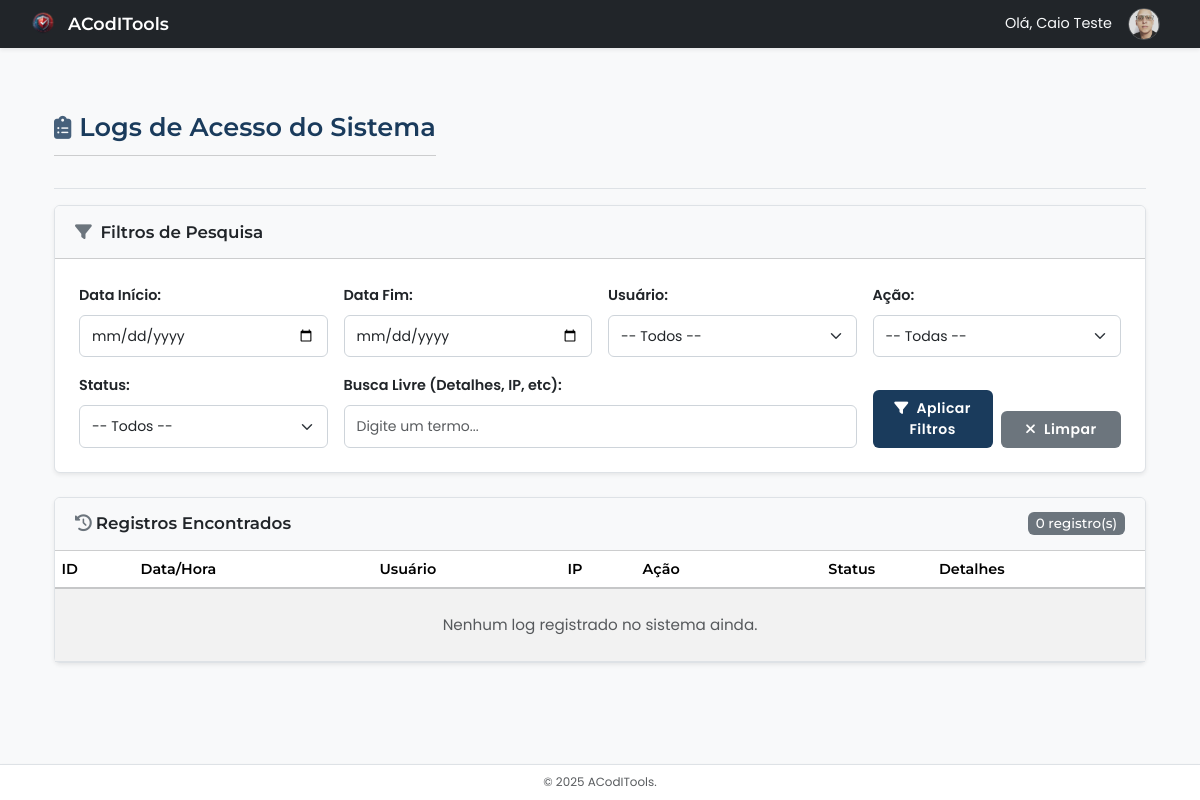
The app's page /admin/logs.php?&pagina=6 (signed in), older data.
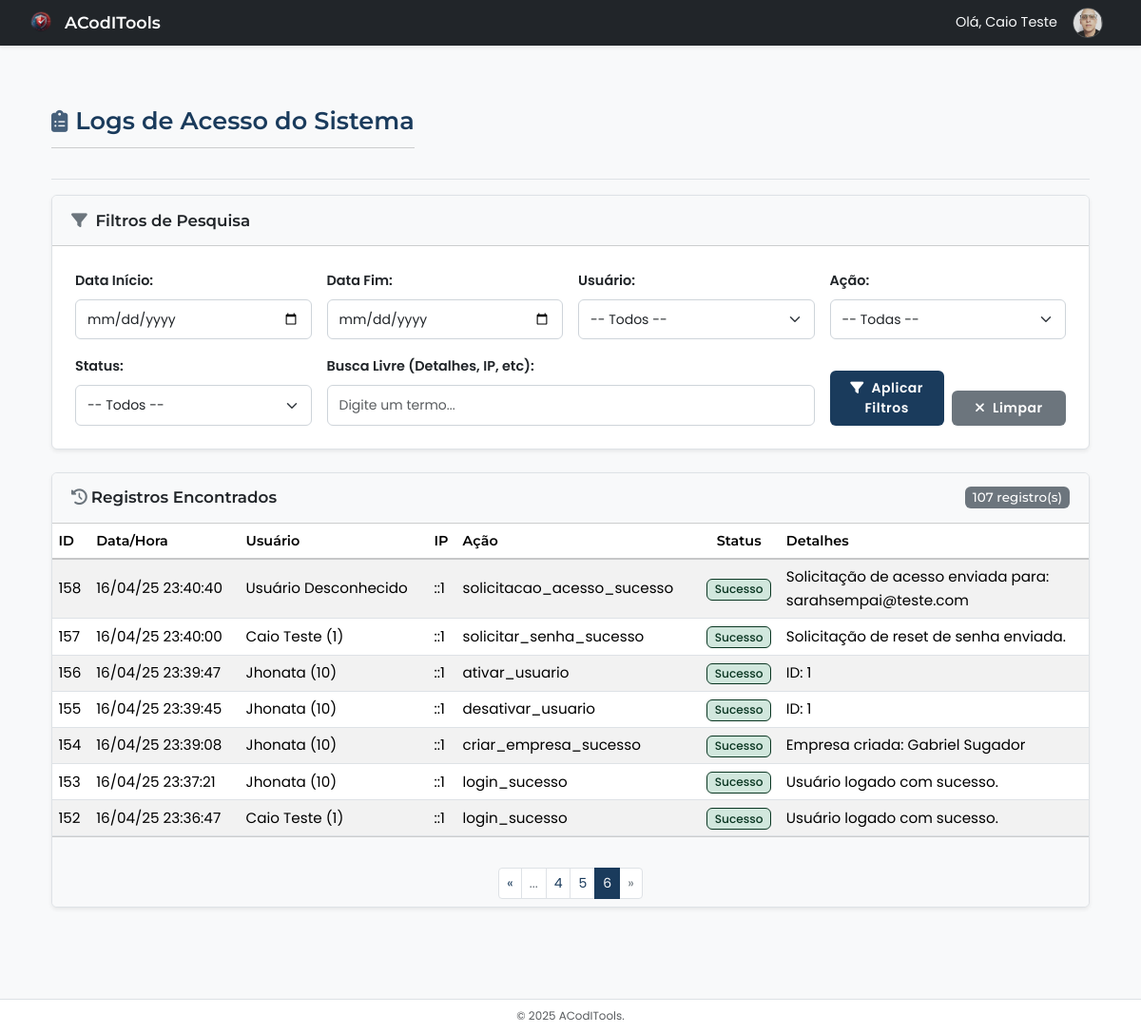
The same page, newer data.
### tables this page shows
CREATE TABLE `logs_acesso` (
  `id` int(11) NOT NULL,
  `usuario_id` int(11) DEFAULT NULL,
  `ip_address` varchar(45) DEFAULT NULL,
  `data_hora` datetime DEFAULT current_timestamp(),
  `acao` varchar(255) DEFAULT NULL,
  `sucesso` tinyint(1) DEFAULT NULL,
  `detalhes` text DEFAULT NULL
);

### includes/admin_functions.php (called while the page is built, shortened)
<?php
function getLogsAcesso($conexao, $pagina = 1, $itens_por_pagina = 20, $data_inicio = '', $data_fim = '', $usuario_id = '', $acao = '', $status = '', $search = '') {
    $offset = ($pagina - 1) * $itens_por_pagina;
    $sql = "SELECT
                la.id,
                la.data_hora,
                la.ip_address,
                la.acao,
                la.sucesso,
                la.detalhes,
                COALESCE(u.nome, 'Usuário Desconhecido') AS nome_usuario,
                COALESCE(u.email, 'N/A') AS email_usuario,
                la.usuario_id
            FROM logs_acesso la
            LEFT JOIN usuarios u ON la.usuario_id = u.id
            WHERE 1=1";
    $params = [];
    $sql .= " ORDER BY la.data_hora DESC LIMIT ?, ?";
    $params[] = $offset;
    $params[] = $itens_por_pagina;
    $stmt = $conexao->prepare($sql);
    $stmt->execute($params);
    $logs = $stmt->fetchAll(PDO::FETCH_ASSOC);
    $sql_count = "SELECT COUNT(*) FROM logs_acesso la LEFT JOIN usuarios u ON la.usuario_id = u.id WHERE 1=1";
    $params_count = [];
    $stmt_count = $conexao->prepare($sql_count);
    $stmt_count->execute($params_count);
    $total_logs = $stmt_count->fetchColumn();
    $total_paginas = ceil($total_logs / $itens_por_pagina);
    return [
        'logs' => $logs,
        'paginacao' => [
            'pagina_atual' => $pagina,
            'total_paginas' => $total_paginas,
            'total_logs' => $total_logs,
        ]
    ];
}

### admin/logs.php (the view, shortened to what the changed rows need)
<?php
require_once __DIR__ . '/../includes/config.php';
require_once __DIR__ . '/../includes/layout_admin.php';
require_once __DIR__ . '/../includes/admin_functions.php';
$filtro_data_inicio = filter_input(INPUT_GET, 'data_inicio', FILTER_VALIDATE_REGEXP, ['options' => ['regexp' => '/^\d{4}-\d{2}-\d{2}$/']]);
$filtro_data_fim = filter_input(INPUT_GET, 'data_fim', FILTER_VALIDATE_REGEXP, ['options' => ['regexp' => '/^\d{4}-\d{2}-\d{2}$/']]);
$filtro_usuario_id = filter_input(INPUT_GET, 'usuario_id', FILTER_VALIDATE_INT);
$filtro_acao = trim(filter_input(INPUT_GET, 'acao', FILTER_SANITIZE_SPECIAL_CHARS) ?? '');
$filtro_status = filter_input(INPUT_GET, 'status', FILTER_VALIDATE_INT, ['options' => ['min_range' => 0, 'max_range' => 1]]);
$filtro_busca = trim(filter_input(INPUT_GET, 'search', FILTER_SANITIZE_SPECIAL_CHARS) ?? '');
$pagina_atual = filter_input(INPUT_GET, 'pagina', FILTER_VALIDATE_INT, ['options' => ['default' => 1, 'min_range' => 1]]);
$itens_por_pagina = 20;
$filtros_ativos = [];
$logs_data = getLogsAcesso(
    $conexao,
    $pagina_atual,
    $itens_por_pagina,
    $filtro_data_inicio ?: '',
    $filtro_data_fim ?: '',
    $filtro_usuario_id ?: '',
    $filtro_acao,
    ($filtro_status !== null && $filtro_status !== false) ? (string)$filtro_status : '',
    $filtro_busca
);
$logs = $logs_data['logs'] ?? [];
$paginacao = $logs_data['paginacao'] ?? ['total_paginas' => 0, 'pagina_atual' => 1, 'total_logs' => 0];
$title = "ACodITools - Logs de Acesso";
echo getHeaderAdmin($title);
?>
<div class="container-fluid">
    <div class="d-flex justify-content-between flex-wrap flex-md-nowrap align-items-center pt-3 pb-2 mb-3 border-bottom">
        <h1 class="h2"><i class="fas fa-clipboard-list me-2"></i>Logs de Acesso do Sistema</h1>
    </div>
    <div class="card shadow-sm">
         <div class="card-header bg-light d-flex justify-content-between align-items-center">
             <span><i class="fas fa-history me-1"></i>Registros Encontrados</span>
             <span class="badge bg-secondary"><?= $paginacao['total_logs'] ?? 0 ?> registro(s)</span>
         </div>
         <div class="card-body p-0">
             <div class="table-responsive">
                <table class="table table-striped table-hover table-sm mb-0">
                    <thead class="table-light">
                        <tr>
                           <th>ID</th>
                           <th>Data/Hora</th>
                           <th>Usuário</th>
                           <th>IP</th>
                           <th>Ação</th>
                           <th class="text-center">Status</th>
                           <th>Detalhes</th>
                        </tr>
                    </thead>
                    <tbody>
                        <?php if (empty($logs)): ?>
                            <tr>
                                <td colspan="7" class="text-center text-muted p-4">
                                    <?php
                                    if (!empty($filtros_ativos)) {
                                        echo 'Nenhum log encontrado com os filtros aplicados. <a href="'.$_SERVER['PHP_SELF'].'">Limpar filtros</a>.';
                                    } else {
                                        echo 'Nenhum log registrado no sistema ainda.';
                                    }
                                    ?>
                                </td>
                            </tr>
                        <?php else: ?>
                            <?php foreach ($logs as $log): ?>
                                <tr>
                                    <td><?= htmlspecialchars($log['id']) ?></td>
                                    <td class="text-nowrap"><?= htmlspecialchars((new DateTime($log['data_hora']))->format('d/m/y H:i:s')) ?></td>
                                    <td title="<?= htmlspecialchars($log['email_usuario'] ?? 'N/A') ?>">
                                        <?= htmlspecialchars($log['nome_usuario'] ?? 'N/A') ?>
                                        <?= $log['usuario_id'] ? '(' . htmlspecialchars($log['usuario_id']) . ')' : '' ?>
                                    </td>
                                    <td><?= htmlspecialchars($log['ip_address'] ?? 'N/A') ?></td>
                                    <td><?= htmlspecialchars($log['acao'] ?? 'N/A') ?></td>
                                    <td class="text-center">
                                         <span class="badge <?= $log['sucesso'] ? 'bg-success-subtle text-success-emphasis' : 'bg-danger-subtle text-danger-emphasis' ?>">
                                            <?= $log['sucesso'] ? 'Sucesso' : 'Falha' ?>
                                        </span>
                                    </td>
                                    <td style="max-width: 300px; overflow-wrap: break-word;" title="<?= htmlspecialchars($log['detalhes'] ?? '') ?>">
                                        <?= nl2br(htmlspecialchars(mb_strimwidth($log['detalhes'] ?? '', 0, 100, "..."))) ?>
                                    </td>
                                </tr>
                            <?php endforeach; ?>
                        <?php endif; ?>
                    </tbody>
                </table>
            </div>
        </div>
        <?php if (isset($paginacao) && $paginacao['total_paginas'] > 1): ?>
        <div class="card-footer bg-light py-2">
            <nav aria-label="Paginação de Logs">
                <ul class="pagination pagination-sm justify-content-center mb-0">
                    <?php
                    $params_paginacao_array = $filtros_ativos;
                    $params_paginacao = http_build_query($params_paginacao_array);
                    $link_paginacao = "?{$params_paginacao}&pagina=";
                    ?>
                    <?php if ($paginacao['pagina_atual'] > 1): ?> <li class="page-item"><a class="page-link" href="<?= $link_paginacao . ($paginacao['pagina_atual'] - 1) ?>">«</a></li> <?php else: ?> <li class="page-item disabled"><span class="page-link">«</span></li> <?php endif; ?>
                    <?php
                    $inicio = max(1, $paginacao['pagina_atual'] - 2); $fim = min($paginacao['total_paginas'], $paginacao['pagina_atual'] + 2);
                    if ($inicio > 1) echo '<li class="page-item disabled"><span class="page-link">...</span></li>';
                    for ($i = $inicio; $i <= $fim; $i++): ?><li class="page-item <?= ($i == $paginacao['pagina_atual']) ? 'active' : '' ?>"><a class="page-link" href="<?= $link_paginacao . $i ?>"><?= $i ?></a></li><?php endfor;
                    ?>
                    <?php if ($paginacao['pagina_atual'] < $paginacao['total_paginas']): ?> <li class="page-item"><a class="page-link" href="<?= $link_paginacao . ($paginacao['pagina_atual'] + 1) ?>">»</a></li> <?php else: ?> <li class="page-item disabled"><span class="page-link">»</span></li> <?php endif; ?>
                </ul>
            </nav>
        </div>
        <?php endif; ?>
    </div>
</div> <?php  ?>
<?php
echo getFooterAdmin();
?>

Row changes from the older to the newer data that the page shows:
added logs_acesso: id "158", data_hora "16/04/25 23:40:40", nome_usuario "Usuário Desconhecido", ip_address "::1", acao "solicitacao_acesso_sucesso", sucesso "Sucesso", detalhes "Solicitação de acesso enviada para: sarahsempai@teste.com"
added logs_acesso: id "157", data_hora "16/04/25 23:40:00", nome_usuario "Caio Teste", usuario "1", ip_address "::1", acao "solicitar_senha_sucesso", sucesso "Sucesso", detalhes "Solicitação de reset de senha enviada."
added logs_acesso: id "156", data_hora "16/04/25 23:39:47", nome_usuario "Jhonata", usuario "10", ip_address "::1", acao "ativar_usuario", sucesso "Sucesso", detalhes "ID: 1"
added logs_acesso: id "155", data_hora "16/04/25 23:39:45", nome_usuario "Jhonata", usuario "10", ip_address "::1", acao "desativar_usuario", sucesso "Sucesso", detalhes "ID: 1"
added logs_acesso: id "154", data_hora "16/04/25 23:39:08", nome_usuario "Jhonata", usuario "10", ip_address "::1", acao "criar_empresa_sucesso", sucesso "Sucesso", detalhes "Empresa criada: Gabriel Sugador"
added logs_acesso: id "153", data_hora "16/04/25 23:37:21", nome_usuario "Jhonata", usuario "10", ip_address "::1", acao "login_sucesso", sucesso "Sucesso", detalhes "Usuário logado com sucesso."
added logs_acesso: id "152", data_hora "16/04/25 23:36:47", nome_usuario "Caio Teste", usuario "1", ip_address "::1", acao "login_sucesso", sucesso "Sucesso", detalhes "Usuário logado com sucesso."
Text that changed along with them:
$paginacao['total_logs']: "0" → "107"
text no longer shown: "Nenhum log registrado no sistema ainda."
new list line: "4"
new list line: "5"
new list line: "6"
